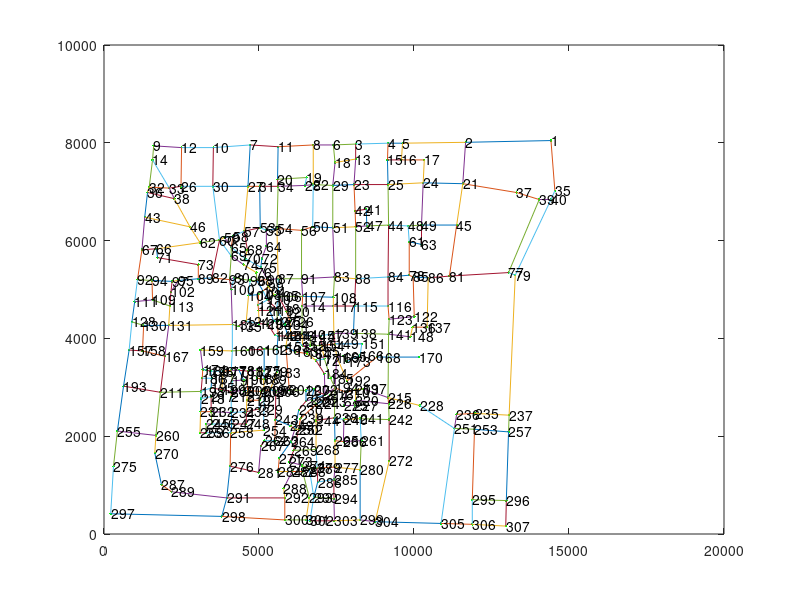

Here is the MATLAB script that generated this plot: (Note: this script raises an error after producing the figure.)
clear all
clc
 
x=[14418 11664 8118 9162 9630 7398 4716 6750 1602 3528 5616 2502 8118 1566 9144 9594 10332 7452 6534 5598 11574 6750 8064 10296 9162 2484 4644 6480 7380 3510 5022 1458 2106 5616 14544 1404 13302 2268 14040 14418 8460 8100 1314 9180 11376 2772 8478 9810 10242 6732 7380 8118 5040 5580 5238 6372 4518 4158 3888 3726 9846 3096 10242 5238 4104 1692 1224 4626 4104 4554 1728 5094 3042 4500 5058 4914 13050 9846 13266 4194 11142 3474 7434 9162 9972 10458 5616 8118 3042 5274 6372 1080 4050 1548 2394 4716 2196 4932 5292 4104 5130 2160 4986 4662 5508 5634 6408 7398 1566 5274 990 4968 2124 6390 8082 9162 7398 5562 5346 5886 4986 10008 9198 4590 5598 5994 5472 900 5004 1278 2088 4140 5292 5832 4338 9954 10422 8046 7416 6390 9180 5508 5616 5922 6678 6030 6984 9882 7452 6642 8316 6408 5868 7020 6840 5580 810 1242 3114 4140 4644 5166 6174 6552 7722 8262 1962 8802 7506 10152 7110 6840 7830 3186 4932 3438 3852 4104 5166 3312 4356 4644 5580 7110 7308 3168 3474 4950 5148 4500 4140 7848 630 7452 3456 5364 8352 3132 3798 4626 5976 6768 8118 4518 5166 5544 6516 4104 5058 7812 1818 4104 7308 7128 9162 6696 3456 3132 4608 8118 5022 6516 7074 6858 7740 9180 8082 10188 5004 6282 3114 3456 4590 4104 11970 11376 13068 7434 6336 7740 8262 9198 5526 6840 3294 3474 4122 4590 6012 6156 11304 6282 11952 5148 432 3294 13050 4086 3096 1674 8298 5184 5508 6030 7452 7722 5058 6840 6120 1638 5652 9198 5976 6390 306 4068 7452 6624 6876 8262 4986 6066 6408 5616 7416 6894 1854 5796 2178 6768 3960 5832 6624 7416 11880 12978 216 3798 8262 5832 6516 6642 7434 8748 10872 11880 12960];
y=[8046 8010 7974 7992 7992 7956 7956 7956 7938 7902 7920 7902 7668 7650 7650 7650 7650 7596 7290 7254 7164 7146 7146 7182 7146 7110 7110 7128 7128 7110 7110 7092 7074 7110 7020 6984 6984 6858 6840 6840 6642 6606 6480 6318 6318 6282 6300 6300 6318 6282 6264 6282 6264 6246 6210 6210 6192 6084 6066 6012 5976 5958 5922 5886 5868 5832 5814 5814 5688 5634 5652 5634 5508 5508 5454 5346 5346 5292 5292 5238 5274 5238 5256 5256 5256 5238 5220 5220 5220 5202 5220 5202 5202 5184 5184 5184 5166 5184 5058 5004 4968 4950 4896 4878 4878 4860 4860 4842 4788 4788 4752 4680 4662 4662 4662 4662 4662 4608 4572 4554 4572 4446 4392 4356 4356 4356 4356 4338 4302 4266 4266 4284 4284 4284 4248 4230 4230 4104 4104 4086 4086 4068 4050 4050 4050 4050 4050 4032 3888 3852 3888 3852 3834 3852 3726 3780 3762 3744 3762 3744 3762 3780 3726 3690 3636 3654 3636 3618 3618 3618 3582 3546 3528 3366 3348 3330 3330 3348 3330 3348 3348 3330 3312 3276 3186 3186 3186 3186 3168 3150 3132 3132 3024 2988 2988 2952 2970 2916 2952 2934 2952 2952 2952 2934 2934 2916 2934 2916 2916 2898 2898 2808 2844 2844 2790 2754 2808 2772 2736 2736 2736 2718 2718 2664 2628 2664 2628 2628 2556 2538 2502 2502 2502 2484 2466 2448 2430 2376 2358 2340 2358 2340 2340 2322 2250 2250 2250 2250 2214 2142 2160 2142 2142 2124 2106 2070 2088 2070 2070 2016 1908 1908 1908 1890 1908 1890 1800 1728 1710 1656 1548 1494 1476 1404 1386 1386 1368 1332 1350 1314 1260 1278 1278 1278 1116 1062 1008 936 864 756 738 738 738 720 702 684 414 360 288 288 288 270 270 252 216 198 162 ];
 
start=[1 1 2 2 3 3 3 4 4 5 6 6 7 7 7 8 8 9 9 10 10 11 12 13 13 14 14 15 15 16 17 18 19 19 20 21 21 21 22 22 22 23 23 23 24 24 25 26 26 27 27 27 28 29 30 31 31 32 32 33 34 35 36 36 37 38 39 39 40 41 41 42 43 43 44 44 44 45 45 46 47 48 48 49 50 50 51 51 52 53 53 54 54 54 55 56 57 57 58 58 59 59 60 60 60 61 61 62 64 65 65 66 66 67 68 69 69 70 71 72 73 74 75 76 77 77 78 78 79 80 80 80 81 82 82 83 83 83 84 84 85 85 86 87 87 87 88 89 90 90 91 92 92 93 94 94 95 95 96 96 97 98 99 99 100 101 101 102 103 103 104 105 106 106 106 107 107 108 109 109 110 110 111 112 113 114 114 115 115 115 116 117 118 118 118 119 119 120 121 122 123 124 124 125 125 126 127 128 128 129 130 130 131 131 132 132 133 134 136 136 138 138 139 139 140 140 140 141 141 142 143 143 144 144 145 145 146 147 149 149 149 150 150 151 152 153 153 154 155 156 156 157 157 158 159 159 160 160 161 162 163 164 165 165 166 167 168 168 169 169 171 171 172 174 174 175 175 175 176 176 176 177 177 178 178 179 181 181 182 183 184 185 186 186 187 188 189 190 190 191 193 193 194 194 194 194 195 195 196 196 197 197 198 198 199 200 200 200 201 201 202 202 202 203 203 204 205 205 206 207 208 209 210 211 212 213 214 215 215 216 216 217 217 218 219 219 220 220 221 222 223 224 224 225 226 228 229 230 231 231 232 232 233 233 234 235 235 236 237 238 238 238 239 240 240 241 241 242 243 243 244 245 245 246 247 247 249 250 250 251 251 252 253 253 254 255 255 256 256 257 258 260 261 261 262 262 264 265 265 267 268 268 269 270 271 272 273 274 275 276 276 277 277 277 278 278 279 280 282 282 282 283 285 285 286 287 288 289 290 290 291 291 292 293 294 295 295 296 297 298 299 299 300 301 302 304 305 306];
terminal=[2 35 5 21 6 4 13 5 15 16 8 18 10 11 27 11 22 12 14 12 30 20 26 18 23 32 33 16 25 17 24 29 20 28 34 24 37 45 28 29 50 25 29 42 25 49 44 30 33 30 31 57 34 51 60 34 53 33 36 38 54 40 38 43 39 46 40 77 79 42 47 52 46 67 47 48 84 49 81 62 52 49 61 63 51 56 52 83 88 55 57 55 56 87 64 91 58 68 59 65 60 65 62 69 82 63 78 66 72 69 70 67 71 92 70 74 93 75 73 75 89 76 90 98 79 81 84 85 237 93 96 100 86 89 93 88 91 108 88 116 86 122 137 90 91 106 115 95 98 99 107 94 111 100 97 109 97 102 98 104 102 101 101 105 132 103 110 113 104 112 124 106 107 118 120 108 114 117 111 113 112 118 128 121 131 117 140 116 117 138 123 139 119 125 134 121 127 126 129 123 141 129 135 127 143 146 133 130 157 133 131 158 132 167 135 160 142 144 137 148 139 141 147 149 145 146 152 148 215 143 144 156 146 153 147 150 152 154 151 154 169 152 154 166 155 163 201 171 171 162 183 158 193 167 160 174 161 178 162 179 164 172 169 173 173 211 170 192 192 194 185 172 184 180 186 179 182 188 177 180 187 178 199 181 191 189 182 190 200 196 214 194 187 198 195 189 205 191 204 208 211 255 210 213 214 238 198 199 206 209 203 215 211 218 208 204 209 219 206 207 207 214 216 210 220 208 209 254 243 222 212 221 225 260 234 223 216 226 228 222 224 218 232 231 221 233 226 227 229 230 224 239 244 227 242 251 233 250 232 259 234 246 234 248 247 236 237 251 257 240 244 265 252 241 266 242 261 272 249 263 268 246 256 247 248 258 250 252 264 253 305 269 257 295 258 260 275 258 259 296 276 270 266 280 263 267 271 266 277 281 269 279 273 287 284 304 274 278 297 281 291 279 280 285 279 290 286 299 283 284 288 293 286 294 290 289 292 291 294 302 292 298 300 301 303 296 306 307 298 300 303 304 301 302 303 305 306 307 ];
 
figure(1)
 
%  画点
for i=1:307
    plot(x(i),y(i),'g.');
    hold on
end
 
%画道路
for  i=1:458
     j=start(i);
     k=terminal(i);      
     plot([x(j) x(k)],[y(j) y(k)]) ;
     hold on;  
end
%标示
for i=1:307
 str_i=num2str(i);
 text(x(i)+10,y(i)+10,str_i);
 hold on;
end
 
A=ones(307)*1000000;
 
for i=1:307
    A(i,i)=0;
end
 
for k=1:458
    i=start(k);
    j=terminal(k);
    A(i,j)=sqrt((x(i)-x(j))^2+(y(i)-y(j))^2);
    A(j,i)=A(i,j);    
end
 
[d,r]=floyd(A);
 
B=zeros(307);
for i=1:307
    for j=1:307
        if d(i,j)<=2000
            B(i,j)=1;
        end
    end
end
 
location=[];
M=10;
for i=1:M
    z=sum(B,2);
    [z_max  z_num]=max(z);
    location=[location z_num];
    for j=1:307
        if B(z_num,j)==1;
            B(:,j)=zeros(307,1);
        end
    end
end
 
for i=1:M
    j=location(i);
    plot(x(j),y(j),'b*');
    hold on
end
C=[];
for i=1:M
   C=[C; d(location(i),:)];
end
 
for i=1:M
    for j=1:307
        if C(i,j)<=2000
            C(i,j)=1;
        else
            C(i,j)=0;
        end
    end
end
 
c=sum(C);
num_c=0;
for i=1:307
    if c(i)>0
    num_c=num_c+1;
    end
end
